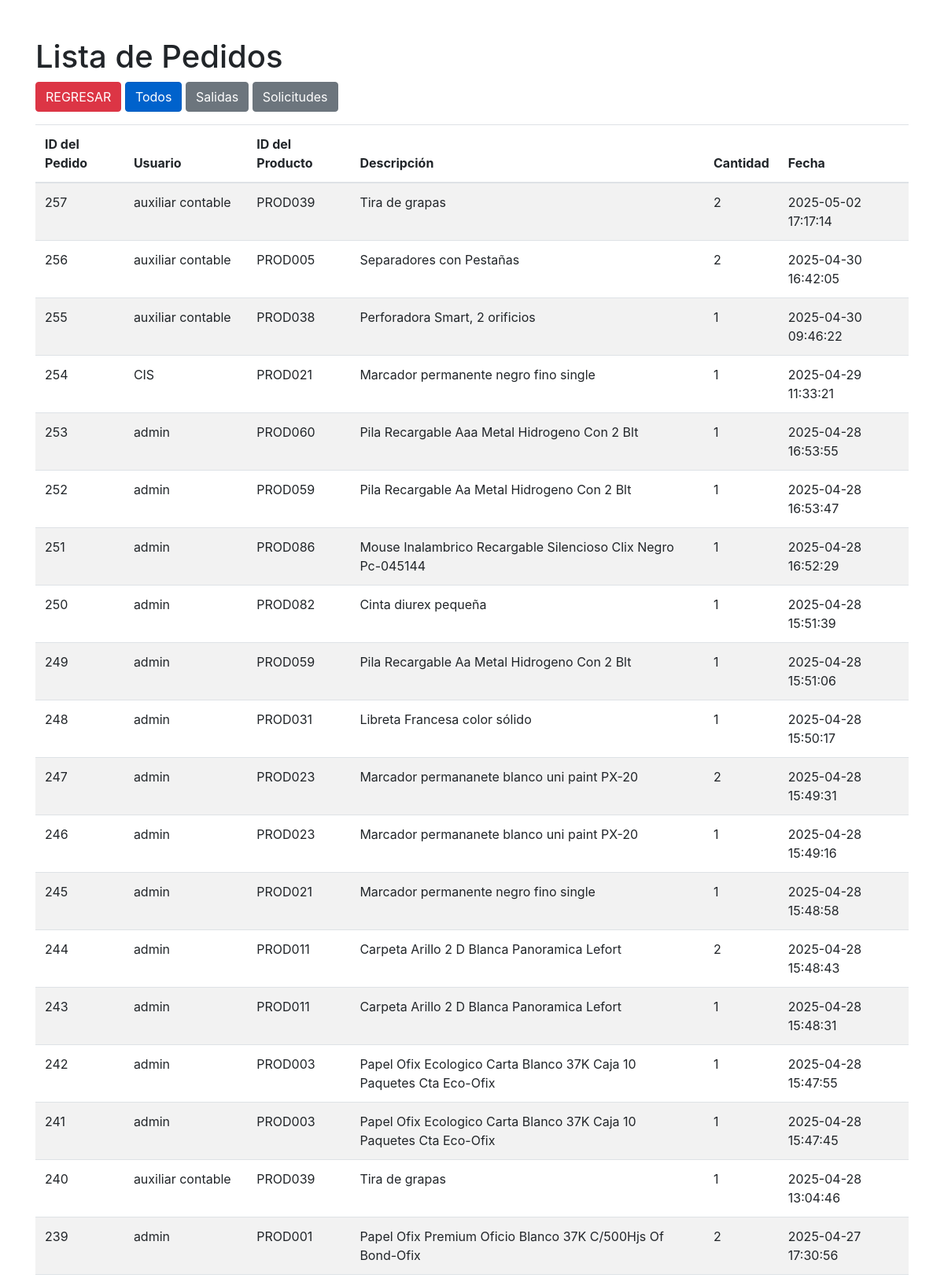
Page /PAPELERIA/pedidos.php (signed in, upper part) on the committed database.
### tables this page shows
CREATE TABLE `pedidos` (
  `id` int(11) NOT NULL,
  `usuario_id` int(11) DEFAULT NULL,
  `producto_id` varchar(10) DEFAULT NULL,
  `cantidad` int(11) DEFAULT NULL,
  `fecha` datetime DEFAULT current_timestamp(),
  `tipo` varchar(20) NOT NULL,
  `justificacion` text DEFAULT NULL
);

CREATE TABLE `users` (
  `id` int(11) NOT NULL,
  `username` varchar(50) NOT NULL,
  `password` varchar(90) NOT NULL,
  `role` varchar(50) DEFAULT NULL,
  `nombre` varchar(50) NOT NULL,
  `apellido` varchar(80) NOT NULL
);

CREATE TABLE `productos` (
  `id` varchar(10) NOT NULL,
  `imagen` varchar(255) NOT NULL,
  `descripcion` text NOT NULL,
  `activo` tinyint(1) NOT NULL DEFAULT 1,
  `stock` int(11) NOT NULL DEFAULT 10,
  `presentacion` varchar(80) DEFAULT NULL,
  `created_at` timestamp NOT NULL DEFAULT current_timestamp()
);

### role.php (called while the page is built, shortened)
<?php
if (isset($_SESSION['username'])) {
    $username = $_SESSION['username'];
    $query = $conn->prepare("SELECT role, nombre, apellido FROM users WHERE username = ?");
    $query->bind_param("s", $username);
    $query->execute();
    $result = $query->get_result();
    $user = $result->fetch_assoc();
    if ($user) {
        $role = $user['role'];
    } else {
        echo "Usuario no encontrado.";
    }
} else {
    echo "No has iniciado sesión.";
}
?>

### PAPELERIA/pedidos.php (the view, shortened to what this page needs)
<?php
require 'C:\xampp\htdocs\db_connect.php';
require 'C:\xampp\htdocs\role.php';
$filtro_tipo = isset($_GET['tipo']) ? $_GET['tipo'] : 'todos';
$query = "SELECT
            p.id AS pedido_id,
            u.username,
            pr.id AS producto_id,
            pr.descripcion,
            p.cantidad,
            p.fecha
          FROM pedidos p
          JOIN users u ON p.usuario_id = u.id
          JOIN productos pr ON p.producto_id = pr.id";
$query .= " ORDER BY p.fecha DESC";
$result = $conn->query($query);
?>
<!DOCTYPE html>
<html lang="es">
<head>
    <link href="https://stackpath.bootstrapcdn.com/bootstrap/4.5.2/css/bootstrap.min.css" rel="stylesheet">
</head>
<body>
    <?php if ($role === 'admin'): ?>
    <div class="container mt-5">
        <h1>Lista de Pedidos</h1>
        <div class="mb-3">
            <a href="papeleria.php" class="btn btn-danger" id="">REGRESAR</a>
            <a href="?tipo=todos" class="btn btn-primary <?php echo $filtro_tipo === 'todos' ? 'active' : ''; ?>">Todos</a>
            <a href="?tipo=salidas" class="btn btn-secondary <?php echo $filtro_tipo === 'salidas' ? 'active' : ''; ?>">Salidas</a>
            <a href="?tipo=solicitudes" class="btn btn-secondary <?php echo $filtro_tipo === 'solicitudes' ? 'active' : ''; ?>">Solicitudes</a>
        </div>
        <?php if ($result->num_rows > 0): ?>
            <table class="table table-striped">
                <thead>
                    <tr>
                        <th>ID del Pedido</th>
                        <th>Usuario</th>
                        <th>ID del Producto</th>
                        <th>Descripción</th>
                        <th>Cantidad</th>
                        <th>Fecha</th>
                    </tr>
                </thead>
                <tbody>
                    <?php while ($row = $result->fetch_assoc()): ?>
                        <tr>
                            <td><?php echo htmlspecialchars($row['pedido_id']); ?></td>
                            <td><?php echo htmlspecialchars($row['username']); ?></td>
                            <td><?php echo htmlspecialchars($row['producto_id']); ?></td>
                            <td><?php echo htmlspecialchars($row['descripcion']); ?></td>
                            <td><?php echo htmlspecialchars($row['cantidad']); ?></td>
                            <td><?php echo htmlspecialchars($row['fecha']); ?></td>
                        </tr>
                    <?php endwhile; ?>
                </tbody>
            </table>
        <?php else: ?>
            <div class="alert alert-warning" role="alert">
                No hay pedidos registrados.
            </div>
        <?php endif; ?>
    </div>
    <?php
    else:
        echo "NO TIENE PERMISOS PARA VER ESTA PÁGINA";
        echo '<br><a href= papeleria.php>regresar</a>';
    endif;
    ?>
</body>
</html>

### rows in the picture
pedidos: id "257", usuario.username "auxiliar contable", producto "PROD039", producto.descripcion "Tira de grapas", cantidad "2", fecha "2025-05-02 17:17:14"
pedidos: id "256", usuario.username "auxiliar contable", producto "PROD005", producto.descripcion "Separadores con Pestañas", cantidad "2", fecha "2025-04-30 16:42:05"
pedidos: id "255", usuario.username "auxiliar contable", producto "PROD038", producto.descripcion "Perforadora Smart, 2 orificios", cantidad "1", fecha "2025-04-30 09:46:22"
pedidos: id "254", usuario.username "CIS", producto "PROD021", producto.descripcion "Marcador permanente negro fino single", cantidad "1", fecha "2025-04-29 11:33:21"
pedidos: id "253", usuario.username "admin", producto "PROD060", producto.descripcion "Pila Recargable Aaa Metal Hidrogeno Con 2 Blt", cantidad "1", fecha "2025-04-28 16:53:55"
pedidos: id "252", usuario.username "admin", producto "PROD059", producto.descripcion "Pila Recargable Aa Metal Hidrogeno Con 2 Blt", cantidad "1", fecha "2025-04-28 16:53:47"
pedidos: id "251", usuario.username "admin", producto "PROD086", producto.descripcion "Mouse Inalambrico Recargable Silencioso Clix Negro Pc-045144", cantidad "1", fecha "2025-04-28 16:52:29"
pedidos: id "250", usuario.username "admin", producto "PROD082", producto.descripcion "Cinta diurex pequeña", cantidad "1", fecha "2025-04-28 15:51:39"
pedidos: id "249", usuario.username "admin", producto "PROD059", producto.descripcion "Pila Recargable Aa Metal Hidrogeno Con 2 Blt", cantidad "1", fecha "2025-04-28 15:51:06"
pedidos: id "248", usuario.username "admin", producto "PROD031", producto.descripcion "Libreta Francesa color sólido", cantidad "1", fecha "2025-04-28 15:50:17"
pedidos: id "247", usuario.username "admin", producto "PROD023", producto.descripcion "Marcador permananete blanco uni paint PX-20", cantidad "2", fecha "2025-04-28 15:49:31"
pedidos: id "246", usuario.username "admin", producto "PROD023", producto.descripcion "Marcador permananete blanco uni paint PX-20", cantidad "1", fecha "2025-04-28 15:49:16"
pedidos: id "245", usuario.username "admin", producto "PROD021", producto.descripcion "Marcador permanente negro fino single", cantidad "1", fecha "2025-04-28 15:48:58"
pedidos: id "244", usuario.username "admin", producto "PROD011", producto.descripcion "Carpeta Arillo 2 D Blanca Panoramica Lefort", cantidad "2", fecha "2025-04-28 15:48:43"
pedidos: id "243", usuario.username "admin", producto "PROD011", producto.descripcion "Carpeta Arillo 2 D Blanca Panoramica Lefort", cantidad "1", fecha "2025-04-28 15:48:31"
pedidos: id "242", usuario.username "admin", producto "PROD003", producto.descripcion "Papel Ofix Ecologico Carta Blanco 37K Caja 10 Paquetes Cta Eco-Ofix", cantidad "1", fecha "2025-04-28 15:47:55"
pedidos: id "241", usuario.username "admin", producto "PROD003", producto.descripcion "Papel Ofix Ecologico Carta Blanco 37K Caja 10 Paquetes Cta Eco-Ofix", cantidad "1", fecha "2025-04-28 15:47:45"
pedidos: id "240", usuario.username "auxiliar contable", producto "PROD039", producto.descripcion "Tira de grapas", cantidad "1", fecha "2025-04-28 13:04:46"
pedidos: id "239", usuario.username "admin", producto "PROD001", producto.descripcion "Papel Ofix Premium Oficio Blanco 37K C/500Hjs Of Bond-Ofix", cantidad "2", fecha "2025-04-27 17:30:56"
